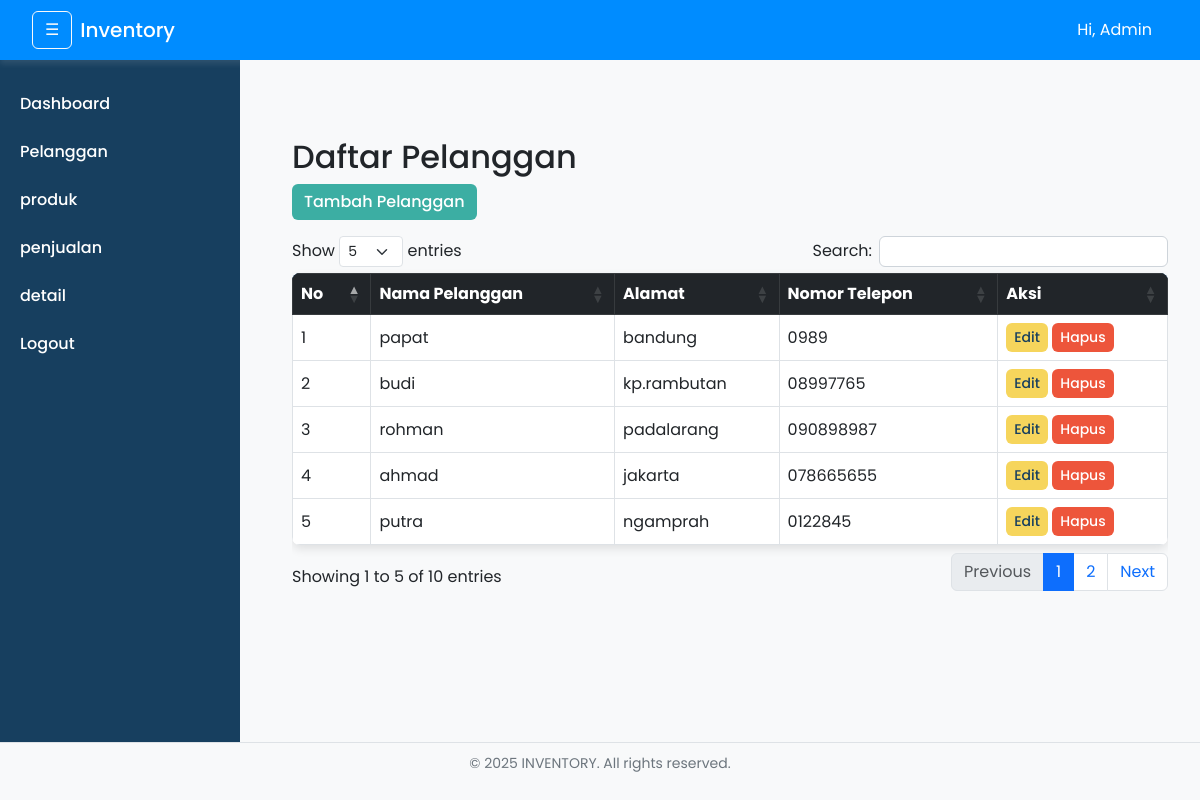
Screenshot of /ujikomcuy-main/index.php?page=pelanggan (signed in) with the database file from the repository.
### tables this page shows
CREATE TABLE `pelanggan` (
  `PelangganID` int(11) NOT NULL,
  `NamaPelanggan` varchar(30) NOT NULL,
  `Alamat` text NOT NULL,
  `NomorTelepon` varchar(15) NOT NULL
);

### ujikomcuy-main/models/Pelanggan.php (called while the page is built, shortened)
<?php
require_once 'config/database.php';
class Pelanggan {
    private $conn;
    public function __construct() {
        $database = new Database();
        $this->conn = $database->connect();
    }
    public function getAll() {
        $query = "SELECT * FROM pelanggan";
        $result = $this->conn->query($query);
        return $result->fetch_all(MYSQLI_ASSOC);
    }
}

### ujikomcuy-main/config/database.php (called while the page is built, shortened)
<?php
class database {
    private $host = "localhost";
    private $db_name = "gudang";
    private $username = "root";
    private $password = "";
    public function connect() {
        $this->conn = new mysqli($this->host, $this->username, $this->password, $this->db_name);
        return $this->conn;
    }
}
?>

### ujikomcuy-main/models/Produk.php (called while the page is built, shortened)
<?php
require_once 'config/database.php';
class Produk {
    public function __construct() {
        $db = new Database();
    }
}

### ujikomcuy-main/models/DetailPenjualan.php (called while the page is built, shortened)
<?php
require_once 'config/database.php';
class DetailPenjualan {
    public function __construct() {
        $db = new Database();
    }
}
?>

### ujikomcuy-main/models/Penjualan.php (called while the page is built, shortened)
<?php
include_once 'config/database.php';
class Penjualan {
    public function __construct() {
        $database = new Database();
    }
}

### ujikomcuy-main/controllers/PelangganController.php (called while the page is built, shortened)
<?php
require_once 'models/Pelanggan.php';
class PelangganController {
    private $model;
    public function __construct() {
        $this->model = new Pelanggan();
    }
    public function index() {
        $pelanggan = $this->model->getAll();
        include 'views/content/pelanggan.php';
    }
}

### ujikomcuy-main/views/content/pelanggan.php (the view, shortened to what this page needs)
<?php
$pelanggan = $pelanggan ?? [];
?>
<div class="container mt-5">
    <h2>Daftar Pelanggan</h2>
    <button class="btn btn-primary mb-3" data-bs-toggle="modal" data-bs-target="#modalTambah">
        Tambah Pelanggan
    </button>
    <div class="table-responsive">
        <table class="table table-bordered table-hover" id="tabel-pelanggan">
            <thead class="table-dark">
                <tr>
                    <th>No</th>
                    <th>Nama Pelanggan</th>
                    <th>Alamat</th>
                    <th>Nomor Telepon</th>
                    <th>Aksi</th>
                </tr>
            </thead>
            <tbody>
                <?php if (!empty($pelanggan)) : ?>
                    <?php $no = 1; foreach ($pelanggan as $p) : ?>
                        <tr>
                            <td><?= $no++; ?></td>
                            <td><?= htmlspecialchars($p['NamaPelanggan']); ?></td>
                            <td><?= htmlspecialchars($p['Alamat']); ?></td>
                            <td><?= htmlspecialchars($p['NomorTelepon']); ?></td>
                            <td>
                                <button class="btn btn-warning btn-sm" data-bs-toggle="modal" data-bs-target="#modalEdit<?= $p['PelangganID']; ?>">Edit</button>
                                <button class="btn btn-danger btn-sm" data-bs-toggle="modal" data-bs-target="#modalHapus<?= $p['PelangganID']; ?>">Hapus</button>
                            </td>
                        </tr>
                    <?php endforeach; ?>
                <?php else : ?>
                    <tr>
                        <td colspan="5" class="text-center">Data pelanggan tidak ditemukan.</td>
                    </tr>
                <?php endif; ?>
            </tbody>
        </table>
    </div>
</div>

### ujikomcuy-main/views/layouts/header.php (shortened to what this page needs)
<!DOCTYPE html>
<html lang="id">
<head>
    <link href="https://cdn.jsdelivr.net/npm/bootstrap@5.3.0/dist/css/bootstrap.min.css" rel="stylesheet">
<link rel="stylesheet" href="https://cdn.datatables.net/1.11.5/css/dataTables.bootstrap5.min.css">
    <link rel="stylesheet" href="public/assets/style.css">
</head>
<body>
<nav class="navbar navbar-expand-lg navbar-dark fixed-top" >
    <div class="container-fluid justify-content-between">
        <div class="d-flex align-items-center">
            <button class="btn btn-outline-light me-2" id="toggleSidebar">☰</button>
            <a class="navbar-brand mb-0 h1" href="#">Inventory</a>
        </div>
        <div class="d-flex align-items-center">
            <span class="text-white me-3">Hi, Admin</span>
        </div>
    </div>
</nav>
    <div class="content" id="mainContent">

### ujikomcuy-main/views/layouts/sidebar.php
<nav id="sidebar">
    <ul class="nav flex-column">
        <li class="nav-item">
            <a href="index.php?page=home" class="nav-link text-white">
                <i class="fas fa-tachometer-alt"></i> Dashboard
            </a>
        </li>
        <li class="nav-item">
            <a href="index.php?page=pelanggan" class="nav-link text-white">
                <i class="fas fa-user"></i>Pelanggan
            </a>
        </li>
        <li class="nav-item">
            <a href="index.php?page=produk" class="nav-link text-white">
                <i class="fas fa-user"></i>produk
            </a>
        </li>
        <li class="nav-item">
            <a href="index.php?page=penjualan" class="nav-link text-white">
                <i class="fas fa-user"></i> penjualan
            </a>
        </li>
        <li class="nav-item">
            <a href="index.php?page=detail_penjualan" class="nav-link text-white">
                <i class="fas fa-user"></i> detail
            </a>
        </li>
        <li class="nav-item">
            <a href="index.php?page=logout" class="nav-link text-white">
                <i class="fas fa-user"></i> Logout
            </a>
        </li>
    </ul>
</nav>

### ujikomcuy-main/index.php (shortened to what this page needs)
<?php
require_once 'config/database.php';
require_once 'controllers/PelangganController.php';
$db = new Database();
$page = htmlspecialchars($_GET['page'] ?? 'home', ENT_QUOTES, 'UTF-8');
$action = htmlspecialchars($_GET['action'] ?? 'index', ENT_QUOTES, 'UTF-8');
$controllers = [
    'pelanggan' => new PelangganController($db),
    'produk' => new ProdukController($db),
    'detail_penjualan' => new DetailPenjualanController($db),
    'penjualan' => new PenjualanController($db),
    'home' => new HomeController($db),
];
$allowedActions = ['index', 'show', 'store', 'update', 'destroy', 'konfirmasi'];
require_once 'views/layouts/header.php';
require_once 'views/layouts/sidebar.php';
try {
    if (!array_key_exists($page, $controllers)) {
        $viewFile = "views/content/{$page}.php";
        if (file_exists($viewFile)) {
            include $viewFile;
        } else {
            throw new Exception("Halaman tidak ditemukan!");
        }
    } else {
        $controller = $controllers[$page];
        if ($_SERVER['REQUEST_METHOD'] === 'POST') {
            $idField = "id_" . $page;
            switch ($action) {
                case 'store':
                    $controller->store($_POST);
                    break;
                case 'update':
                    $controller->update($_POST[$idField] ?? null, $_POST);
                    break;
                case 'destroy':
                    $controller->destroy($_POST[$idField] ?? null);
                    break;
                case 'konfirmasi':
                    $controller->konfirmasi($_POST);
                    break;
                default:
                    throw new Exception("Aksi POST tidak valid!");
            }
        } elseif (in_array($action, $allowedActions) && method_exists($controller, $action)) {
            if ($action === 'show') {
                $controller->show($_GET['id'] ?? null);
            } else {
                $controller->$action();
            }
        } else {
            throw new Exception("Aksi tidak valid!");
        }
    }
} catch (Exception $e) {
    echo "<div class='container mt-5'><div class='alert alert-danger'>{$e->getMessage()}</div></div>";
}
require_once 'views/layouts/footer.php';
?>

### ujikomcuy-main/views/layouts/footer.php (shortened to what this page needs)
</div>
<footer class="footer">
    <p>&copy; <span id="year"></span> INVENTORY. All rights reserved.</p>
</footer>
</body>
</html>

### ujikomcuy-main/public/assets/style.css (style rules this page uses)
* { margin: 0; padding: 0; box-sizing: border-box; font-family: 'Poppins', sans-serif; }
body { background: #f8f9fa; color: #212529; }
.navbar { height: 60px; background-color: #008cff; color: rgb(255, 255, 255); padding: 0 20px; display: flex; align-items: center; justify-content: space-between; position: fixed; top: 0; left: 0; width: 100%; z-index: 1000; box-shadow: 0 4px 6px rgba(255, 255, 255, 0.1); }
#sidebar { width: 240px; background-color: #173f5f; position: fixed; top: 60px; left: 0; height: 100vh; padding-top: 20px; transition: all 0.3s ease-in-out; overflow-x: hidden; }
#sidebar .nav-link { padding: 12px 20px; color: #f8f9fa; display: block; transition: background 0.3s; font-weight: 500; }
.content { margin-top: 70px; margin-left: 260px; padding: 20px; transition: margin-left 0.3s ease; }
.table { background: #fff; border-radius: 8px; overflow: hidden; box-shadow: 0 4px 10px rgba(0, 0, 0, 0.1); }
.table thead { background: #20639b; color: white; }
.table td, .table th { vertical-align: middle; }
.btn { border-radius: 6px; font-weight: 500; transition: background-color 0.3s ease; }
.btn-primary { background: #3caea3; border: none; }
.btn-warning { background: #f6d55c; border: none; color: #173f5f; }
.btn-danger { background: #ed553b; border: none; }
.footer { position: fixed; bottom: 0; width: 100%; background: #f8f9fa; text-align: center; padding: 10px; font-size: 14px; color: #6c757d; border-top: 1px solid #dee2e6; }

### rows the page displays
pelanggan: NamaPelanggan "papat", Alamat "bandung", NomorTelepon "0989"
pelanggan: NamaPelanggan "budi", Alamat "kp.rambutan", NomorTelepon "08997765"
pelanggan: NamaPelanggan "rohman", Alamat "padalarang", NomorTelepon "090898987"
pelanggan: NamaPelanggan "ahmad", Alamat "jakarta", NomorTelepon "078665655"
pelanggan: NamaPelanggan "putra", Alamat "ngamprah", NomorTelepon "0122845"
